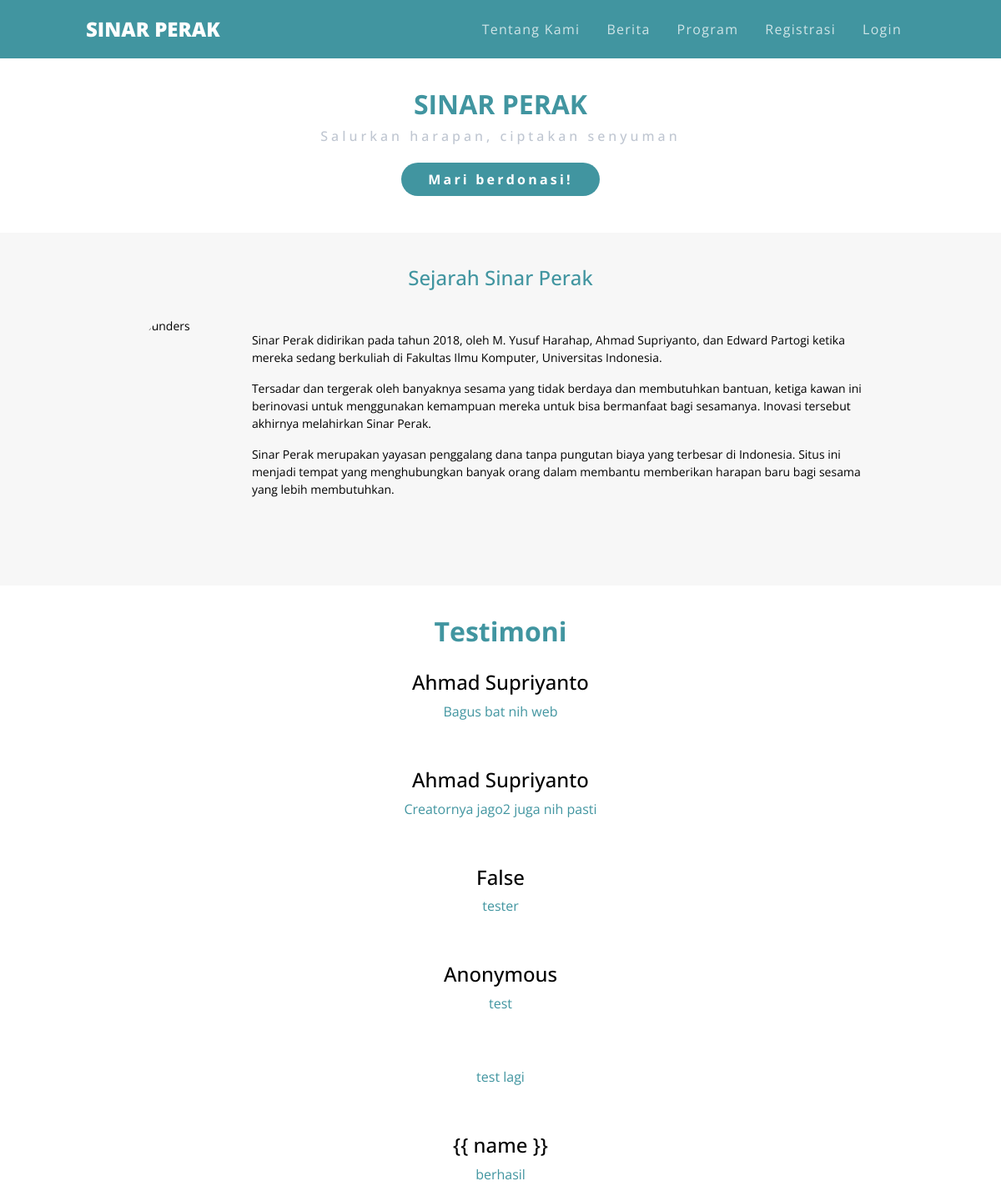
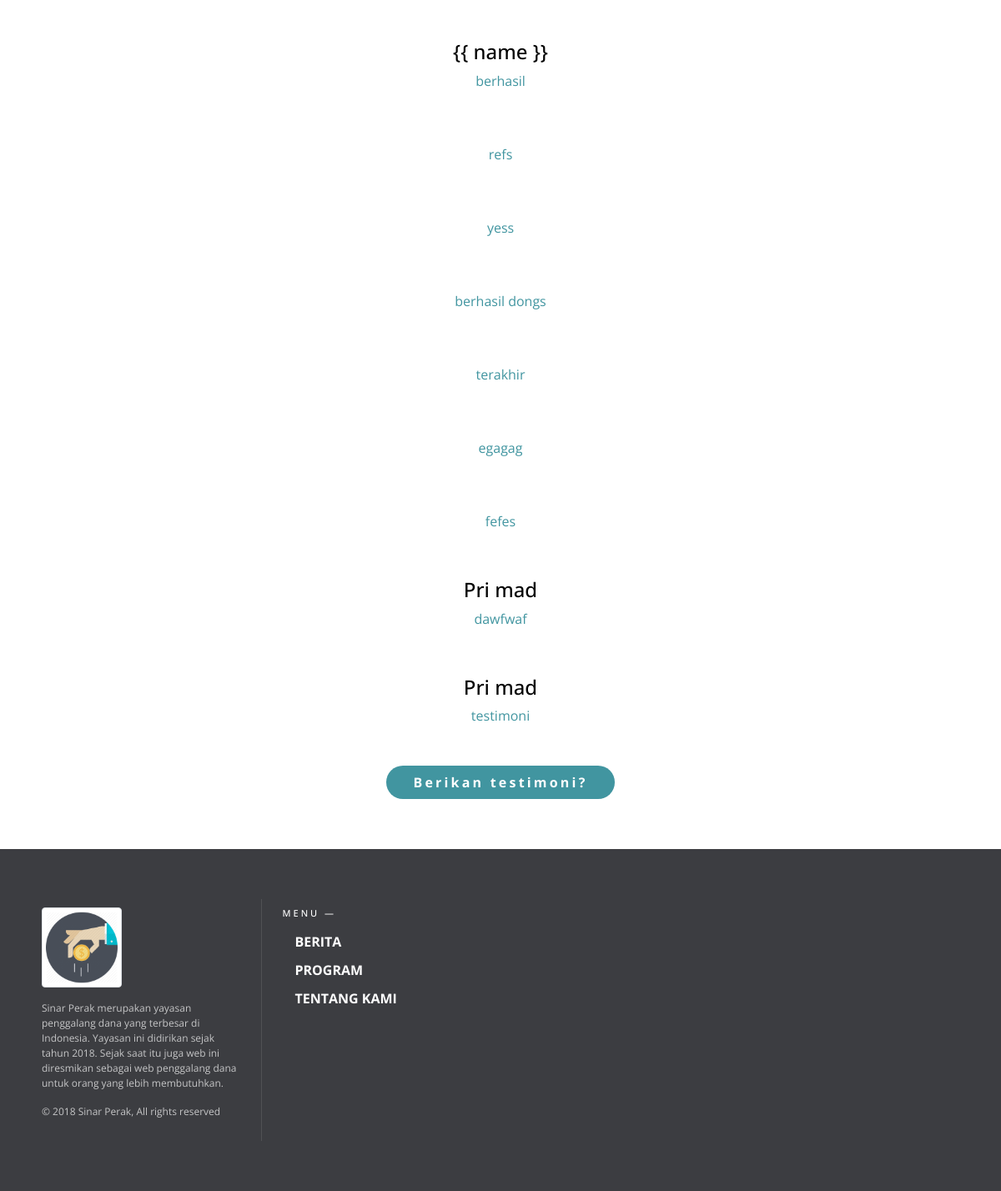
The page /about/ on the database its author committed (2 pictures, top to bottom).
### AboutApp/models.py (models this page shows)
class testi_Model(models.Model):
    name = models.CharField(max_length=200)
    komenModel = models.TextField(max_length=1000)

### AboutApp/views.py (the view)
def aboutIndex(request):
    allTesti = testi_Model.objects.all()
    if request.user.is_authenticated:
        strNama = request.user.first_name + " " + request.user.last_name
        strNama = strNama.strip()
        request.session['name'] = strNama
        request.session['email'] = request.user.email
    if (request.method == "POST"):
        form = testi_form(request.POST)
    else:
        form = testi_form()
    if 'name' in request.session:
        form = testi_form(initial={'name':request.session['name']})
        response['nama'] = request.session['name']
    else:
        response['nama'] = ''
    return render(request, 'about.html', {'form':form, 'allTesti':allTesti, 'nama':response['nama']})

### AboutApp/templates/about.html (shortened to what this page needs)
{% load static %}
{% load staticfiles %}
<!DOCTYPE html>
<html>
<head>
	<link rel="stylesheet" href="{% static 'css/bootstrap.css' %}">
	<link rel="stylesheet" href="{% static 'css/style.css' %}">
</head>
<body>
    {% include 'navbar.html' %}
	<section id="title">
		<div class="container-fluid yusuf-max-width">
			<h2 align="center" style="padding-top:2rem;" align="center">SINAR PERAK</h2>
			<h6 align="center" style="color:#BFC6D1">Salurkan harapan, ciptakan senyuman</h6>
		</div>
		<div class="content">
			<div class="yusuf-container-konten text-center">
				<a class="btn btn-primary yusuf-isi-button border-0" href="/program/">
					<span class="yusuf-bold">Mari berdonasi!</span>
				</a>
            </div>
		</div>
	</section>
	<section class="about-history" id='history'>
	<div class="history-content">
		<h4 style="margin-bottom:2rem; text-align:center; color: #4195A0;">Sejarah Sinar Perak</h4>
		<div class="flex-content">
			<img class="rounded-img" src="https://www.youcaring.com/wp-content/themes/YC_homepage/assets/images/yc-founders.jpg" alt="Founders" />
			<div>
				<p>Sinar Perak didirikan pada tahun 2018, oleh M. Yusuf Harahap, Ahmad Supriyanto, dan Edward Partogi ketika mereka sedang berkuliah di Fakultas Ilmu Komputer, Universitas Indonesia.</p>
				<p>Tersadar dan tergerak oleh banyaknya sesama yang tidak berdaya dan membutuhkan bantuan, ketiga kawan ini berinovasi untuk menggunakan kemampuan mereka untuk bisa bermanfaat bagi sesamanya. Inovasi tersebut akhirnya melahirkan Sinar Perak.</p>
				<p>Sinar Perak merupakan yayasan penggalang dana tanpa pungutan biaya yang terbesar di Indonesia. Situs ini menjadi tempat yang menghubungkan banyak orang dalam membantu memberikan harapan baru bagi sesama yang lebih membutuhkan.</p>
			</div>
		</div>
	</div>
	</section>
	<section id="testimoni">
	<div>
		<div class="yusuf-max-width">
			<h2 class="text-center">Testimoni</h2>
			<section>
			{% if allTesti %}
			{% for testi in allTesti %}
			<div class="testimoni-content">
				<h4 class="text-center" style="color:black">{{ testi.name }}</h4>
				<div class="flex-content text-center">
					<div>
						<p>{{ testi.komenModel }}</p>
					</div>
				</div>
			</div>
			{% endfor %}
			{% endif %}
			</section>
			<section>
			<div class="yusuf-container-konten text-center">
				{% if user.is_authenticated %}
				<button type="button" class="btn btn-primary yusuf-isi-button border-0" id="ask-form">
				{% else %}
				<button type="button" class="btn btn-primary yusuf-isi-button border-0" id="ask-form-unlogged">
				{% endif %}
				<span class="yusuf-bold">Berikan testimoni?</span>
				</button>
			</div>
			</section>
		</div>
	</div>
	</section>
    {% include 'footer.html' %}
</body>
</html>

### static/css/style.css (style rules this page uses)
html { scroll-behavior: smooth; }
body { font-family: 'Open Sans', sans-serif; margin:0; display:flex; flex-direction:column; }
h2 { color: #4195A0; font-weight: bold; }
.about-history { margin-top:2rem; margin-bottom: 2rem; color: black; background-color: #f7f7f7; font-size: 14px; }
.rounded-img { margin-right: 40px; height: 250px; width: 250px; border-radius: 50%; display: inline-block; }
.history-content { max-width: 980px; margin: 0 auto 2rem; padding: 40px; box-sizing: border-box; }
.testimoni-content { max-width: 780px; margin: 0 auto; padding: 20px 40px; box-sizing: border-box; }
.flex-content { display: flex; width: 100%; justify-content: space-evenly; align-items: center; margin: 0 auto; }

### rows shown on the page
testi_Model: name "Ahmad Supriyanto", komenModel "Bagus bat nih web"
testi_Model: name "Ahmad Supriyanto", komenModel "Creatornya jago2 juga nih pasti"
testi_Model: name "False", komenModel "tester"
testi_Model: name "Anonymous", komenModel "test"
testi_Model: komenModel "test lagi"
testi_Model: name "{{ name }}", komenModel "berhasil"
testi_Model: name "{{ name }}", komenModel "berhasil"
testi_Model: komenModel "refs"
testi_Model: komenModel "yess"
testi_Model: komenModel "berhasil dongs"
testi_Model: komenModel "terakhir"
testi_Model: komenModel "egagag"
testi_Model: komenModel "fefes"
testi_Model: name "Pri mad", komenModel "dawfwaf"
testi_Model: name "Pri mad", komenModel "testimoni"
